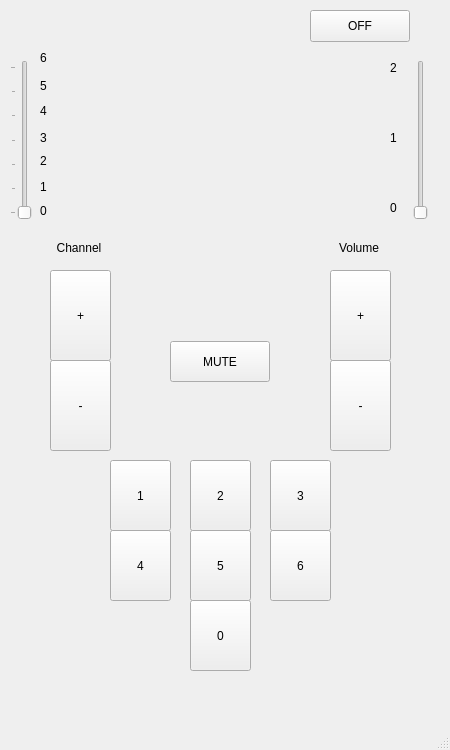
<?xml version="1.0" encoding="UTF-8"?>
<ui version="4.0">
 <class>MainWindow</class>
 <widget class="QMainWindow" name="MainWindow">
  <property name="geometry">
   <rect>
    <x>0</x>
    <y>0</y>
    <width>450</width>
    <height>750</height>
   </rect>
  </property>
  <property name="minimumSize">
   <size>
    <width>450</width>
    <height>750</height>
   </size>
  </property>
  <property name="maximumSize">
   <size>
    <width>450</width>
    <height>750</height>
   </size>
  </property>
  <property name="windowTitle">
   <string>TV Remote</string>
  </property>
  <widget class="QWidget" name="centralwidget">
   <widget class="QSlider" name="verticalSlider_vol">
    <property name="geometry">
     <rect>
      <x>410</x>
      <y>60</y>
      <width>22</width>
      <height>160</height>
     </rect>
    </property>
    <property name="maximum">
     <number>2</number>
    </property>
    <property name="orientation">
     <enum>Qt::Vertical</enum>
    </property>
    <property name="tickInterval">
     <number>1</number>
    </property>
   </widget>
   <widget class="QLabel" name="label_for_image">
    <property name="geometry">
     <rect>
      <x>60</x>
      <y>60</y>
      <width>321</width>
      <height>161</height>
     </rect>
    </property>
    <property name="text">
     <string/>
    </property>
    <property name="pixmap">
     <pixmap>../../Downloads/blackscreen.jpeg</pixmap>
    </property>
    <property name="scaledContents">
     <bool>true</bool>
    </property>
    <property name="alignment">
     <set>Qt::AlignHCenter|Qt::AlignTop</set>
    </property>
   </widget>
   <widget class="QPushButton" name="pushButton_channel_up">
    <property name="geometry">
     <rect>
      <x>50</x>
      <y>270</y>
      <width>61</width>
      <height>91</height>
     </rect>
    </property>
    <property name="text">
     <string>+</string>
    </property>
   </widget>
   <widget class="QPushButton" name="pushButton_channel_down">
    <property name="geometry">
     <rect>
      <x>50</x>
      <y>360</y>
      <width>61</width>
      <height>91</height>
     </rect>
    </property>
    <property name="text">
     <string>-</string>
    </property>
   </widget>
   <widget class="QPushButton" name="pushButton_volume_down">
    <property name="geometry">
     <rect>
      <x>330</x>
      <y>360</y>
      <width>61</width>
      <height>91</height>
     </rect>
    </property>
    <property name="text">
     <string>-</string>
    </property>
   </widget>
   <widget class="QPushButton" name="pushButton_volume_up">
    <property name="geometry">
     <rect>
      <x>330</x>
      <y>270</y>
      <width>61</width>
      <height>91</height>
     </rect>
    </property>
    <property name="text">
     <string>+</string>
    </property>
   </widget>
   <widget class="QPushButton" name="pushButton_mute">
    <property name="geometry">
     <rect>
      <x>170</x>
      <y>341</y>
      <width>100</width>
      <height>41</height>
     </rect>
    </property>
    <property name="text">
     <string>MUTE</string>
    </property>
   </widget>
   <widget class="QPushButton" name="pushButton_ch1">
    <property name="geometry">
     <rect>
      <x>110</x>
      <y>460</y>
      <width>61</width>
      <height>71</height>
     </rect>
    </property>
    <property name="text">
     <string>1</string>
    </property>
   </widget>
   <widget class="QPushButton" name="pushButton_ch2">
    <property name="geometry">
     <rect>
      <x>190</x>
      <y>460</y>
      <width>61</width>
      <height>71</height>
     </rect>
    </property>
    <property name="text">
     <string>2</string>
    </property>
   </widget>
   <widget class="QPushButton" name="pushButton_ch3">
    <property name="geometry">
     <rect>
      <x>270</x>
      <y>460</y>
      <width>61</width>
      <height>71</height>
     </rect>
    </property>
    <property name="text">
     <string>3</string>
    </property>
   </widget>
   <widget class="QPushButton" name="pushButton_ch6">
    <property name="geometry">
     <rect>
      <x>270</x>
      <y>530</y>
      <width>61</width>
      <height>71</height>
     </rect>
    </property>
    <property name="text">
     <string>6</string>
    </property>
   </widget>
   <widget class="QPushButton" name="pushButton_ch4">
    <property name="geometry">
     <rect>
      <x>110</x>
      <y>530</y>
      <width>61</width>
      <height>71</height>
     </rect>
    </property>
    <property name="text">
     <string>4</string>
    </property>
   </widget>
   <widget class="QPushButton" name="pushButton_ch5">
    <property name="geometry">
     <rect>
      <x>190</x>
      <y>530</y>
      <width>61</width>
      <height>71</height>
     </rect>
    </property>
    <property name="text">
     <string>5</string>
    </property>
   </widget>
   <widget class="QPushButton" name="pushButton_ch0">
    <property name="geometry">
     <rect>
      <x>190</x>
      <y>600</y>
      <width>61</width>
      <height>71</height>
     </rect>
    </property>
    <property name="text">
     <string>0</string>
    </property>
   </widget>
   <widget class="QPushButton" name="pushButton_power">
    <property name="geometry">
     <rect>
      <x>310</x>
      <y>10</y>
      <width>100</width>
      <height>32</height>
     </rect>
    </property>
    <property name="text">
     <string>OFF</string>
    </property>
   </widget>
   <widget class="QLabel" name="label_channel">
    <property name="geometry">
     <rect>
      <x>50</x>
      <y>240</y>
      <width>58</width>
      <height>16</height>
     </rect>
    </property>
    <property name="text">
     <string>Channel</string>
    </property>
    <property name="alignment">
     <set>Qt::AlignCenter</set>
    </property>
   </widget>
   <widget class="QLabel" name="label_volume">
    <property name="geometry">
     <rect>
      <x>330</x>
      <y>240</y>
      <width>58</width>
      <height>16</height>
     </rect>
    </property>
    <property name="text">
     <string>Volume</string>
    </property>
    <property name="alignment">
     <set>Qt::AlignCenter</set>
    </property>
   </widget>
   <widget class="QSlider" name="verticalSlider_ch">
    <property name="geometry">
     <rect>
      <x>10</x>
      <y>60</y>
      <width>22</width>
      <height>160</height>
     </rect>
    </property>
    <property name="maximum">
     <number>6</number>
    </property>
    <property name="pageStep">
     <number>0</number>
    </property>
    <property name="sliderPosition">
     <number>0</number>
    </property>
    <property name="orientation">
     <enum>Qt::Vertical</enum>
    </property>
    <property name="tickPosition">
     <enum>QSlider::TicksAbove</enum>
    </property>
    <property name="tickInterval">
     <number>0</number>
    </property>
   </widget>
   <widget class="QLabel" name="label_ch0">
    <property name="geometry">
     <rect>
      <x>40</x>
      <y>201</y>
      <width>20</width>
      <height>20</height>
     </rect>
    </property>
    <property name="text">
     <string>0</string>
    </property>
   </widget>
   <widget class="QLabel" name="label_ch1">
    <property name="geometry">
     <rect>
      <x>40</x>
      <y>179</y>
      <width>20</width>
      <height>16</height>
     </rect>
    </property>
    <property name="text">
     <string>1</string>
    </property>
   </widget>
   <widget class="QLabel" name="label_ch2">
    <property name="geometry">
     <rect>
      <x>40</x>
      <y>151</y>
      <width>20</width>
      <height>20</height>
     </rect>
    </property>
    <property name="text">
     <string>2</string>
    </property>
   </widget>
   <widget class="QLabel" name="label_ch3">
    <property name="geometry">
     <rect>
      <x>40</x>
      <y>130</y>
      <width>20</width>
      <height>16</height>
     </rect>
    </property>
    <property name="text">
     <string>3</string>
    </property>
   </widget>
   <widget class="QLabel" name="label_ch4">
    <property name="geometry">
     <rect>
      <x>40</x>
      <y>101</y>
      <width>20</width>
      <height>20</height>
     </rect>
    </property>
    <property name="text">
     <string>4</string>
    </property>
   </widget>
   <widget class="QLabel" name="label_ch5">
    <property name="geometry">
     <rect>
      <x>40</x>
      <y>75</y>
      <width>20</width>
      <height>21</height>
     </rect>
    </property>
    <property name="text">
     <string>5</string>
    </property>
   </widget>
   <widget class="QLabel" name="label_ch6">
    <property name="geometry">
     <rect>
      <x>40</x>
      <y>50</y>
      <width>16</width>
      <height>16</height>
     </rect>
    </property>
    <property name="text">
     <string>6</string>
    </property>
   </widget>
   <widget class="QLabel" name="label_vol0">
    <property name="geometry">
     <rect>
      <x>390</x>
      <y>200</y>
      <width>16</width>
      <height>16</height>
     </rect>
    </property>
    <property name="text">
     <string>0</string>
    </property>
   </widget>
   <widget class="QLabel" name="label_vol1">
    <property name="geometry">
     <rect>
      <x>390</x>
      <y>130</y>
      <width>16</width>
      <height>16</height>
     </rect>
    </property>
    <property name="text">
     <string>1</string>
    </property>
   </widget>
   <widget class="QLabel" name="label_ch2_2">
    <property name="geometry">
     <rect>
      <x>390</x>
      <y>60</y>
      <width>16</width>
      <height>16</height>
     </rect>
    </property>
    <property name="text">
     <string>2</string>
    </property>
   </widget>
  </widget>
  <widget class="QMenuBar" name="menubar">
   <property name="geometry">
    <rect>
     <x>0</x>
     <y>0</y>
     <width>450</width>
     <height>24</height>
    </rect>
   </property>
  </widget>
  <widget class="QStatusBar" name="statusbar"/>
 </widget>
 <resources/>
 <connections/>
</ui>
